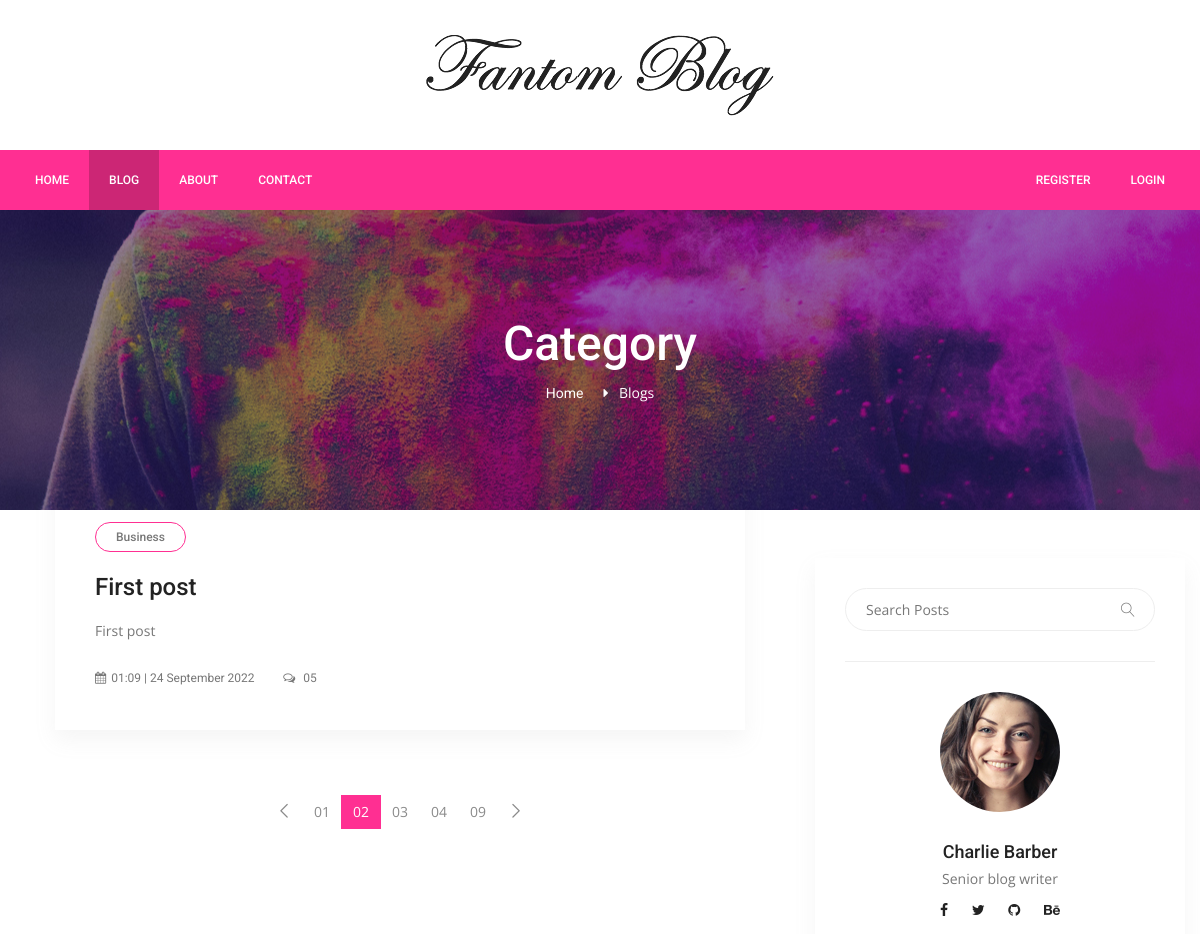
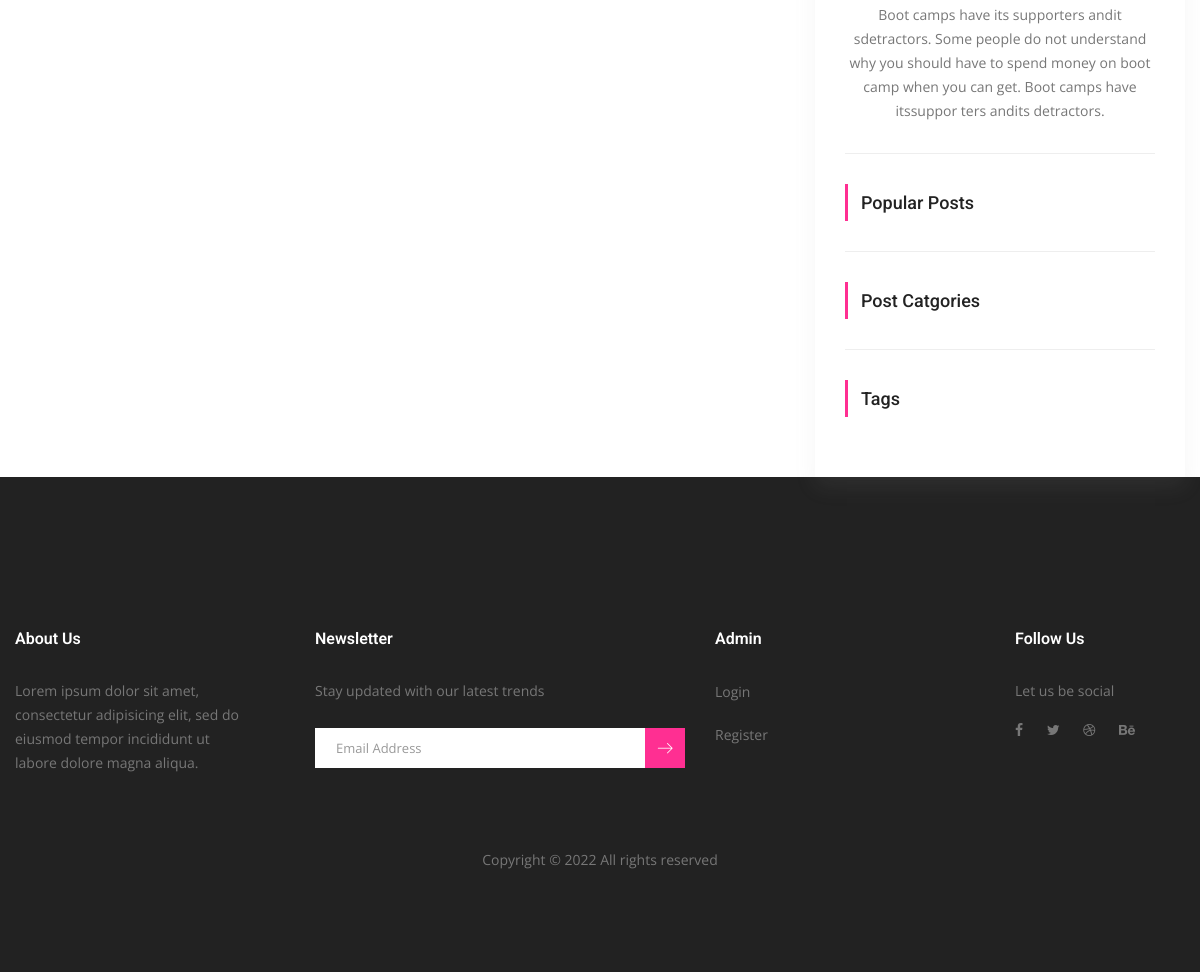
Page /blog on the committed database (2 pictures, top to bottom).
### server.py (models this page shows)
class Post(db.Model):
    __tablename__ = "posts"
    id = db.Column(db.Integer, primary_key=True)
    title = db.Column(db.String(500), unique=True, nullable=False)
    subtitle = db.Column(db.String(500), nullable=False)
    description = db.Column(db.Text, nullable=False)
    image_url = db.Column(db.String(500), nullable=False)
    category = db.Column(db.String(250), nullable=False)
    tags = db.Column(db.String(500), nullable=False)
    total_view = db.Column(db.Integer, nullable=False)
    created_date = db.Column(db.String(250), nullable=False)
    updated_date = db.Column(db.String(250), nullable=False)
    post_info = db.relationship("Bookmark", back_populates="post")
    comment_post_info = db.relationship("Comment", back_populates="post")

### server.py (the view, shortened to what this page needs)
@app.route("/blog")
def blog():
    posts = Post.query.order_by(desc(Post.updated_date)).all()
    search = request.args.get("search")
    if search != None:
        search_posts = Post.query.filter(Post.title.contains(search)).all()
        return render_template("blog/pages/search.html", path=request.path, posts=search_posts, sidebar=sidebar, logged_in=current_user.is_authenticated)
    category = request.args.get("category")
    if category != None:
        category_posts = Post.query.filter_by(category=category).all()
        return render_template("blog/pages/search.html", path=request.path, posts=category_posts, sidebar=sidebar, logged_in=current_user.is_authenticated)
    query_tag = request.args.get("tag")
    return render_template("blog/pages/blogs.html", path=request.path, posts=posts, sidebar=sidebar, logged_in=current_user.is_authenticated)

### templates/blog/pages/blogs.html (shortened to what this page needs)
{% extends "blog/layouts/base.html" %} {% block content %}
<section class="banner_area">
  <div class="banner_inner d-flex align-items-center">
    <div
      class="overlay bg-parallax"
      data-stellar-ratio="0.9"
      data-stellar-vertical-offset="0"
      data-background=""
    ></div>
    <div class="container">
      <div class="banner_content text-center">
        <h2>Category</h2>
        <div class="page_link">
          <a href="{{ url_for('home') }}">Home</a>
          <span style="color: white">Blogs</span>
        </div>
      </div>
    </div>
  </div>
</section>
<section class="blog_area pt-5">
  <div class="container">
    <div class="row">
      <div class="col-lg-8">
        <div class="blog_left_sidebar">
          {% for post in posts %}
          <article class="blog_style1">
            <div class="blog_img">
            </div>
            <div class="blog_text">
              <div class="blog_text_inner">
                <a class="cat" href="#">{{ post.category }}</a>
                <a href="{{ url_for('post_detail', post_id=post.id) }}"
                  ><h4>{{ post.title }}</h4></a
                >
                <p>{{ post.subtitle }}</p>
                <div class="date">
                  <a href="#"
                    ><i class="fa fa-calendar" aria-hidden="true"></i>{{
                    post.updated_date }}</a
                  >
                  <a href="#"
                    ><i class="fa fa-comments-o" aria-hidden="true"></i> 05</a
                  >
                </div>
              </div>
            </div>
          </article>
          {% endfor %}
          <nav class="blog-pagination justify-content-center d-flex">
            <ul class="pagination">
              <li class="page-item">
                <a href="#" class="page-link" aria-label="Previous">
                  <span aria-hidden="true">
                    <span class="lnr lnr-chevron-left"></span>
                  </span>
                </a>
              </li>
              <li class="page-item"><a href="#" class="page-link">01</a></li>
              <li class="page-item active">
                <a href="#" class="page-link">02</a>
              </li>
              <li class="page-item"><a href="#" class="page-link">03</a></li>
              <li class="page-item"><a href="#" class="page-link">04</a></li>
              <li class="page-item"><a href="#" class="page-link">09</a></li>
              <li class="page-item">
                <a href="#" class="page-link" aria-label="Next">
                  <span aria-hidden="true">
                    <span class="lnr lnr-chevron-right"></span>
                  </span>
                </a>
              </li>
            </ul>
          </nav>
        </div>
      </div>
      <div class="col-lg-4">{% include 'blog/include/sidebar.html' %}</div>
    </div>
  </div>
</section>
{% endblock %}

### static/css/style.css (style rules this page uses)
a { text-decoration: none; -webkit-transition: all 0.3s ease-in-out; -o-transition: all 0.3s ease-in-out; transition: all 0.3s ease-in-out; }
body { line-height: 24px; font-size: 14px; font-family: "Open Sans", sans-serif; font-weight: normal; color: #777777; }
h1, h2, h3, h4, h5, h6 { font-family: "Roboto", sans-serif; font-weight: 500; }
@media (min-width: 1200px) { .container { max-width: 1200px; } }
.header_area + section, .header_area + div { margin-top: 210px; }
.banner_area { position: relative; z-index: 1; min-height: 300px; }
.banner_area .banner_inner { position: relative; overflow: hidden; width: 100%; min-height: 300px; background: #000; z-index: 1; }
.banner_area .banner_inner .overlay { background: url(../img/banner/banner.jpg) no-repeat scroll center center; position: absolute; left: 0; right: 0; top: 0; height: 145%; bottom: 0; z-index: -1; opacity: 1; }
.banner_area .banner_inner .banner_content h2 { color: #fff; font-size: 48px; font-family: "Roboto", sans-serif; font-weight: 500; }
.banner_area .banner_inner .banner_content .page_link a { font-size: 14px; color: #fff; font-family: "Roboto", sans-serif; margin-right: 32px; position: relative; }
.banner_area .banner_inner .banner_content .page_link a:before { content: "\f0da"; font: normal normal normal 14px/1 FontAwesome; position: absolute; right: -25px; top: 50%; -webkit-transform: translateY(-50%); -ms-transform: translateY(-50%); transform: translateY(-50%); }
.blog-pagination { padding-top: 25px; }
.blog-pagination .page-link { border-radius: 0; }
.blog-pagination .page-item { border: none; }
.page-link { background: transparent; font-weight: 400; }
.blog-pagination .page-item.active .page-link { background-color: #ff2f92; border-color: transparent; color: #fff; }
.blog-pagination .page-link { position: relative; display: block; padding: 0.5rem 0.75rem; margin-left: -1px; line-height: 1.25; color: #8a8a8a; border: none; }
.blog-pagination .page-link .lnr { font-weight: 600; }
.blog-pagination .page-item:last-child .page-link, .blog-pagination .page-item:first-child .page-link { border-radius: 0; }
h2 { font-size: 30px; }
h4 { font-size: 18px; }
.blog_style1 { margin-bottom: 40px; }
.blog_style1 .blog_text { padding-left: 40px; padding-right: 40px; }
.blog_style1 .blog_text .blog_text_inner { background: #fff; margin-top: -100px; position: relative; -webkit-box-shadow: 0px 10px 20px 0px rgba(153, 153, 153, 0.1); box-shadow: 0px 10px 20px 0px rgba(153, 153, 153, 0.1); padding: 40px; }
.blog_style1 .blog_text .blog_text_inner .cat { display: inline-block; border: 1px solid #ff2f92; line-height: 28px; padding: 0px 20px; color: #777777; border-radius: 15px; font-size: 12px; font-family: "Roboto", sans-serif; margin-bottom: 20px; font-weight: 500; }
.blog_style1 .blog_text .blog_text_inner h4 { font-size: 24px; font-family: "Roboto", sans-serif; line-height: 30px; color: #222222; padding-right: 20px; margin-bottom: 17px; -webkit-transition: all 300ms linear 0s; -o-transition: all 300ms linear 0s; transition: all 300ms linear 0s; }
.blog_style1 .blog_text .blog_text_inner p { font-size: 14px; line-height: 24px; color: #777777; margin-bottom: 22px; }
.blog_style1 .blog_text .blog_text_inner .date a { color: #777777; font-size: 12px; font-weight: normal; font-family: "Roboto", sans-serif; margin-right: 25px; -webkit-transition: all 300ms linear 0s; -o-transition: all 300ms linear 0s; transition: all 300ms linear 0s; }
.blog_style1 .blog_text .blog_text_inner .date a i { padding-right: 5px; }
.blog_style1 .blog_text .blog_text_inner .date a:last-child { margin-right: 0px; }

### rows in the picture
Post: category "Business", title "First post", subtitle "First post", updated_date "01:09 | 24 September 2022"
